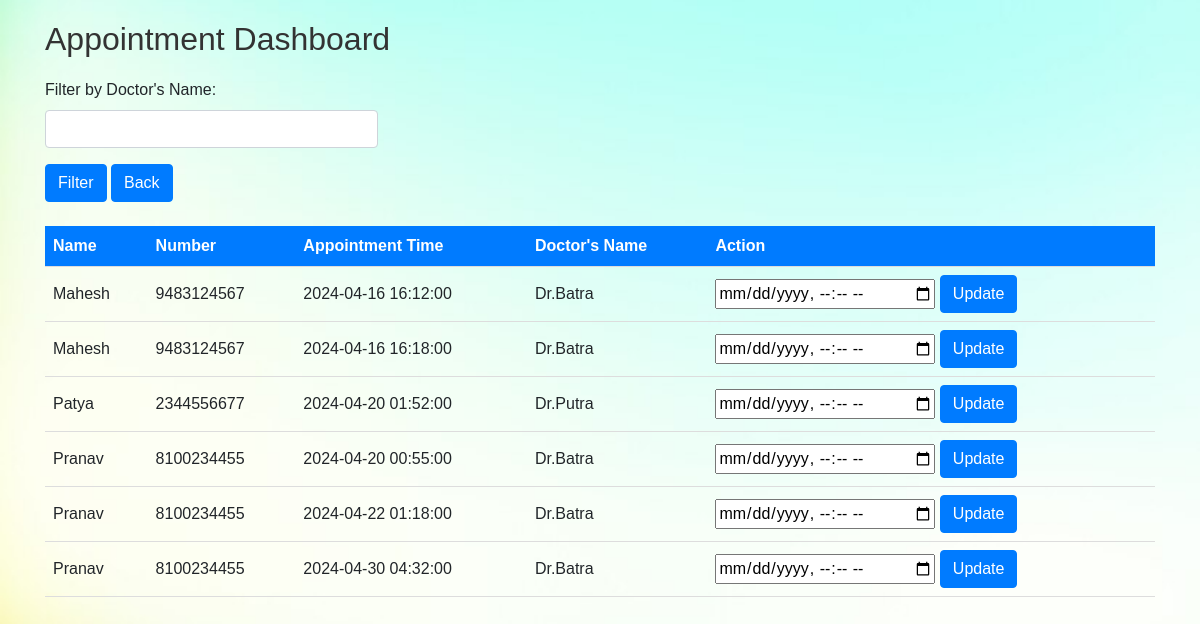
Screenshot of /DocDash2.php with the database file from the repository.
### tables this page shows
CREATE TABLE `appointments` (
  `id` int(11) NOT NULL,
  `name` varchar(100) NOT NULL,
  `number` varchar(255) NOT NULL,
  `appointment_time` datetime DEFAULT NULL,
  `doctorname` varchar(255) NOT NULL
);

### DocDash2.php (the view, shortened to what this page needs)
<?php
    require('db.php');
if (isset($_GET['doctorname'])) {
    $doctorname = sanitize_input($_GET['doctorname']);
    $query = "SELECT * FROM appointments WHERE doctorname = '$doctorname'";
} else {
    $query = "SELECT * FROM appointments";
}
?>
<!DOCTYPE html>
<html>
<head>
    <link rel='stylesheet' href='https://stackpath.bootstrapcdn.com/bootstrap/4.5.2/css/bootstrap.min.css'>
</head>
<body>
<div class='container'>
    <h2>Appointment Dashboard</h2>
    <form action='' method='GET'>
        <div class='form-group'>
            <label for='doctorname'>Filter by Doctor's Name:</label>
            <input type='text' class='form-control' id='doctorname' name='doctorname'
                   value='<?php echo htmlspecialchars($_GET['doctorname'] ?? ''); ?>'>
        </div>
        <button type='submit' class='btn btn-primary'>Filter</button>
        <button type='submit' class='btn btn-primary'>Back</button>
        <br><br>
    </form>
    <table>
        <tr>
            <th>Name</th>
            <th>Number</th>
            <th>Appointment Time</th>
            <th>Doctor's Name</th>
            <th>Action</th>
        </tr>
        <?php
        $result = $con->query($query);
        if ($result->num_rows > 0) {
            while ($row = $result->fetch_assoc()) {
                echo "<tr>
                <td>" . htmlspecialchars($row["name"]) . "</td>
                <td>" . htmlspecialchars($row["number"]) . "</td>
                <td id='appointment_time_" . htmlspecialchars($row['id']) . "'>" . htmlspecialchars($row["appointment_time"]) . "</td>
                <td>" . htmlspecialchars($row["doctorname"]) . "</td>
                <td>
                    <form method='post'>
                        <input type='hidden' name='appointment_id' value='" . htmlspecialchars($row['id']) . "'>
                        <input type='datetime-local' name='update_time' required>
                        <button type='submit' class='btn btn-primary'>Update</button>
                    </form>
                </td>
            </tr>";
            }
        } else {
            echo "<tr><td colspan='5'>No appointments found</td></tr>";
        }
        ?>
    </table>
</div>
</body>
</html>

### DocDash2.php (style rules this page uses)
body { font-family: Arial, sans-serif; background-color: #f8f9fa; padding: 20px; background-image: url('images/aaa.jpg'); background-size: cover; background-repeat: no-repeat; background-position: center; background-color: rgba(0, 0, 0, 0.5); }
h2 { margin-bottom: 20px; color: #333333; }
table { width: 100%; border-collapse: collapse; margin-bottom: 20px; }
th, td { padding: 8px; text-align: left; border-bottom: 1px solid #ddd; }
th { background-color: #007bff; color: white; }
.form-control { display: block; width: 30%; height: calc(1.5em + .75rem + 2px); padding: .375rem .75rem; font-size: 1rem; font-weight: 400; line-height: 1.5; color: #495057; background-color: #fff; background-clip: padding-box; border: 1px solid #ced4da; border-radius: .25rem; transition: border-color .15s ease-in-out, box-shadow .15s ease-in-out; }

### rows the page displays
appointments: name "Mahesh", number "9483124567", appointment_time "2024-04-16 16:12:00", doctorname "Dr.Batra"
appointments: name "Mahesh", number "9483124567", appointment_time "2024-04-16 16:18:00", doctorname "Dr.Batra"
appointments: name "Patya", number "2344556677", appointment_time "2024-04-20 01:52:00", doctorname "Dr.Putra"
appointments: name "Pranav", number "8100234455", appointment_time "2024-04-20 00:55:00", doctorname "Dr.Batra"
appointments: name "Pranav", number "8100234455", appointment_time "2024-04-22 01:18:00", doctorname "Dr.Batra"
appointments: name "Pranav", number "8100234455", appointment_time "2024-04-30 04:32:00", doctorname "Dr.Batra"
